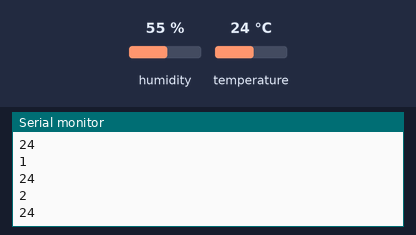
The sketch below on a simulated Arduino Uno, built with avr-gcc and run on an emulated ATmega328P. On the bench: the last lines printed to the serial monitor. The inputs (shaded band) are chosen by the test bench; at power-on: temperature 24 °C, humidity 55 %. Random numbers use the default seed unless the sketch sets one.

Above: at 2.8 s.
2.9 s: temperature set to 12 °C
At 3.5 s:
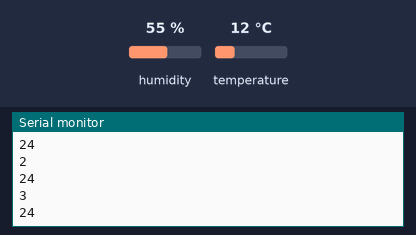
5.6 s: temperature set to 19 °C
At 6.9 s:
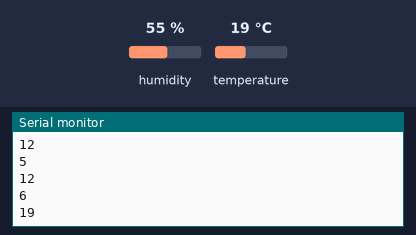
Timing chart, 0 to 8.6 s (numbered marks = the images above; inputs shaded):
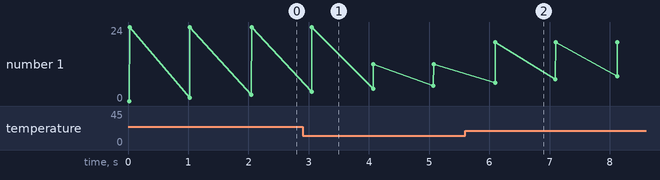

Measured:
- after the input at 5.6 s, the serial monitor: prints a new line after 0.50 s (image 2)
- plotted number 1: 24 → 12 after the input at 2.9 s, 12 → 19 after the input at 5.6 s

The sketch:

codigo_arduino.ino
```cpp
#include <Adafruit_Sensor.h>
#include <DHT.h>
#include <DHT_U.h>

//Variable donde almacenaremos el numero aleatorio
long randomNumber;
int SENSOR = 2;
int i=0;
int nro_temp;
int nro_hum;
DHT dht (SENSOR, DHT11);

//Función de inicialización
void setup() {

  //Inicializamos la comunicación serial
  Serial.begin(9600);

}

//Bucle principal
void loop() {
  dht.begin();
  //Genera un numero aleatorio entre 1 y 100
  randomNumber = random(1,100);
  nro_temp = dht.readTemperature(); /* Grados celcius */
  nro_hum = dht.readHumidity();


  //Escribimos el numero aleatorio por el puerto serie
  Serial.println(i);
  Serial.println(nro_temp);
  i=i+1;
  delay(1000);
}
```
